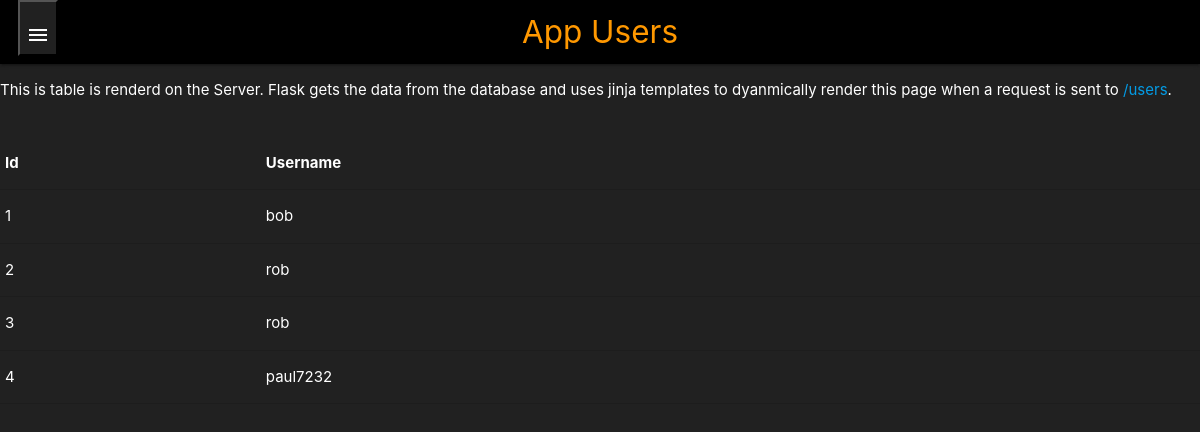
The app's page /users (signed in), older data.
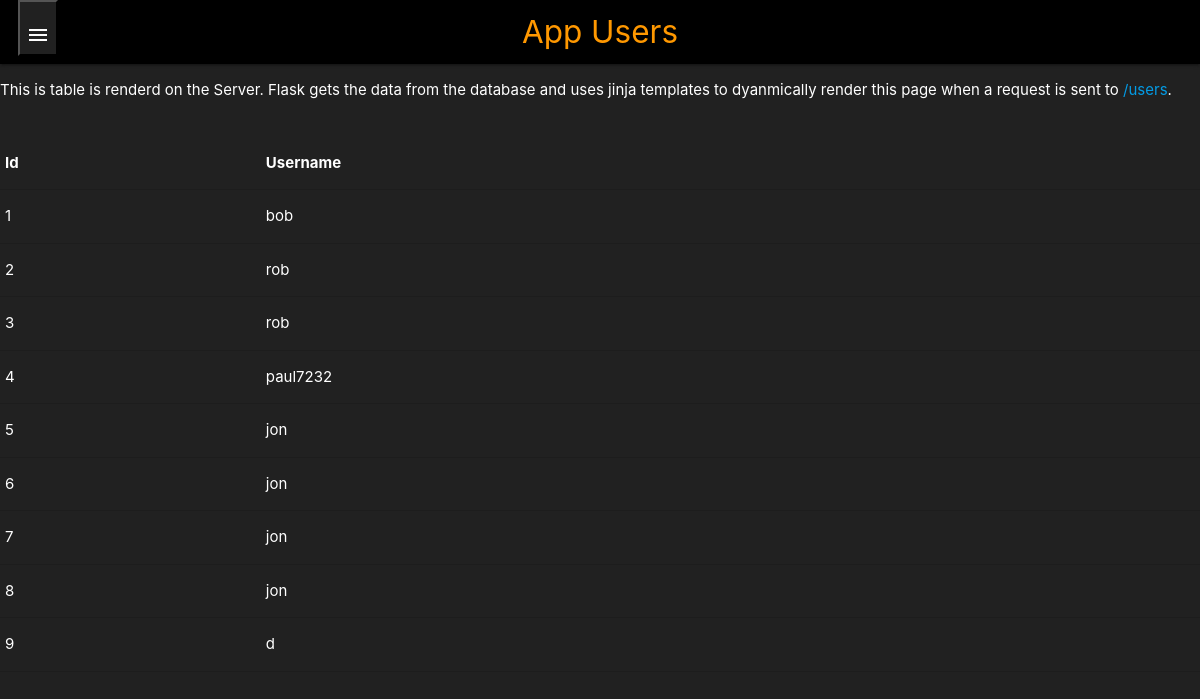
The same page, newer data.
### App/models/user.py (models this page shows, shortened)
class User(db.Model, UserMixin):
    id = db.Column(db.Integer, primary_key=True)
    username =  db.Column(db.String, nullable=False)
    password = db.Column(db.String(120), nullable=False)
    shopName = db.Column(db.String(50), nullable=False)
    contact = db.Column(db.String(7), nullable=False)
    location = db.Column(db.String(150), nullable=False)
    profilePic = db.Column(db.String(150), nullable=True)

### App/views/user.py (the view)
@user_views.route('/users', methods=['GET'])
def get_user_page():
    users = get_all_users()
    return render_template('users.html', users=users)

### App/controllers/user.py (called while the page is built)
def get_all_users():
    return User.query.all()

### App/main.py (called while the page is built)
@login_manager.user_loader
def load_user(user_id):
    from App.models import User
    return User.query.get(user_id)

### App/templates/users.html (shortened to what this page needs)
{% extends "layout.html" %}
{% block page %}App Users{% endblock %}
{% block content %}
    <div class="row">
        <p>
            This is table is renderd on the Server. Flask gets the data from the database and uses jinja templates to dyanmically render this page when a request is sent to <a href="/usrs">/users</a>.
        </p>
    </div>
    <div class="row">
      <table>
        <thead>
          <tr>
            <th>Id</th><th>Username</th>
          </tr>
        </thead>
        <tbody>
          {% for user in users %}
            <tr>
                <td>{{user.id}}</td>
                <td>{{user.username}}</td>
            </tr>
          {% endfor %}
      </table>
    </div>
{% endblock %}

### App/templates/layout.html (shortened to what this page needs)
<!doctype html>
<html>
  <head>
    <link rel="stylesheet" href="https://cdnjs.cloudflare.com/ajax/libs/materialize/1.0.0/css/materialize.min.css">
  </head>
  <body class="grey darken-4">
    <nav class="navbar">
      <div class="nav-wrapper black">
        <a href='/' class="brand-logo center orange-text">{% block page %}{% endblock %}</a>
        <div>
              <button data-target="slide-out" class="sidenav-trigger grey darken-4"><i class="material-icons white-text">menu</i></a>
              </div>
            </div>
          </nav>
    <div class="main-wrapper white-text" id="main" >
      {% block content %}{% endblock %}
    </div>
  </body>
</html>

Row changes from the older to the newer data that the page shows:
added User: id "5", username "jon"
added User: id "6", username "jon"
added User: id "7", username "jon"
added User: id "8", username "jon"
added User: id "9", username "d"
